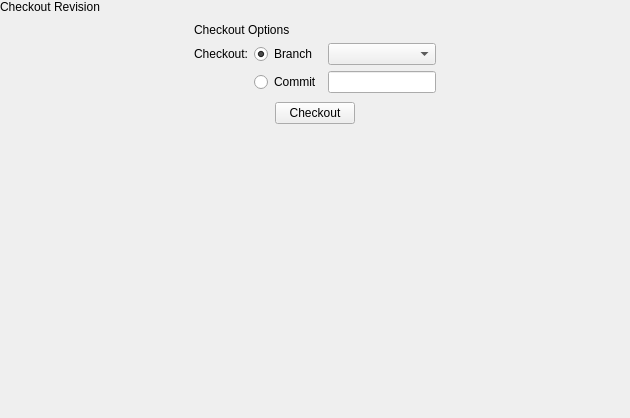
<?xml version="1.0" encoding="UTF-8"?>
<ui version="4.0">
 <class>CheckoutSnapIn</class>
 <widget class="QWidget" name="CheckoutSnapIn">
  <property name="geometry">
   <rect>
    <x>0</x>
    <y>0</y>
    <width>630</width>
    <height>418</height>
   </rect>
  </property>
  <property name="windowTitle">
   <string>Form</string>
  </property>
  <layout class="QVBoxLayout" name="verticalLayout">
   <property name="spacing">
    <number>0</number>
   </property>
   <property name="leftMargin">
    <number>0</number>
   </property>
   <property name="topMargin">
    <number>0</number>
   </property>
   <property name="rightMargin">
    <number>0</number>
   </property>
   <property name="bottomMargin">
    <number>0</number>
   </property>
   <item>
    <widget class="tStackedWidget" name="stackedWidget">
     <property name="currentIndex">
      <number>0</number>
     </property>
     <widget class="QWidget" name="checkoutOptionsPage">
      <layout class="QVBoxLayout" name="verticalLayout_2">
       <property name="spacing">
        <number>0</number>
       </property>
       <property name="leftMargin">
        <number>0</number>
       </property>
       <property name="topMargin">
        <number>0</number>
       </property>
       <property name="rightMargin">
        <number>0</number>
       </property>
       <property name="bottomMargin">
        <number>0</number>
       </property>
       <item>
        <widget class="tTitleLabel" name="titleLabel">
         <property name="text">
          <string>Checkout Revision</string>
         </property>
        </widget>
       </item>
       <item alignment="Qt::AlignHCenter">
        <widget class="QWidget" name="checkoutOptionsWidget" native="true">
         <layout class="QGridLayout" name="gridLayout">
          <item row="2" column="1">
           <widget class="QRadioButton" name="checkoutCommitButton">
            <property name="text">
             <string>Commit</string>
            </property>
           </widget>
          </item>
          <item row="1" column="0">
           <widget class="QLabel" name="label_3">
            <property name="text">
             <string>Checkout:</string>
            </property>
           </widget>
          </item>
          <item row="1" column="1">
           <widget class="QRadioButton" name="checkoutBranchButton">
            <property name="text">
             <string>Branch</string>
            </property>
            <property name="checked">
             <bool>true</bool>
            </property>
           </widget>
          </item>
          <item row="1" column="2">
           <widget class="QComboBox" name="branchBox"/>
          </item>
          <item row="0" column="0" colspan="3">
           <widget class="tSubtitleLabel" name="label_2">
            <property name="text">
             <string>Checkout Options</string>
            </property>
           </widget>
          </item>
          <item row="2" column="2">
           <widget class="QLineEdit" name="refBox"/>
          </item>
         </layout>
        </widget>
       </item>
       <item alignment="Qt::AlignHCenter">
        <widget class="QPushButton" name="checkoutButton">
         <property name="text">
          <string>Checkout</string>
         </property>
        </widget>
       </item>
       <item>
        <spacer name="verticalSpacer">
         <property name="orientation">
          <enum>Qt::Vertical</enum>
         </property>
         <property name="sizeHint" stdset="0">
          <size>
           <width>20</width>
           <height>270</height>
          </size>
         </property>
        </spacer>
       </item>
      </layout>
     </widget>
     <widget class="QWidget" name="page_2"/>
    </widget>
   </item>
  </layout>
 </widget>
 <customwidgets>
  <customwidget>
   <class>tTitleLabel</class>
   <extends>QLabel</extends>
   <header location="global">ttitlelabel.h</header>
   <slots>
    <signal>backButtonClicked()</signal>
   </slots>
  </customwidget>
  <customwidget>
   <class>tStackedWidget</class>
   <extends>QStackedWidget</extends>
   <header location="global">tstackedwidget.h</header>
   <container>1</container>
   <slots>
    <signal>switchingFrame(int)</signal>
   </slots>
  </customwidget>
  <customwidget>
   <class>tSubtitleLabel</class>
   <extends>QLabel</extends>
   <header location="global">tsubtitlelabel.h</header>
  </customwidget>
 </customwidgets>
 <resources/>
 <connections/>
</ui>
